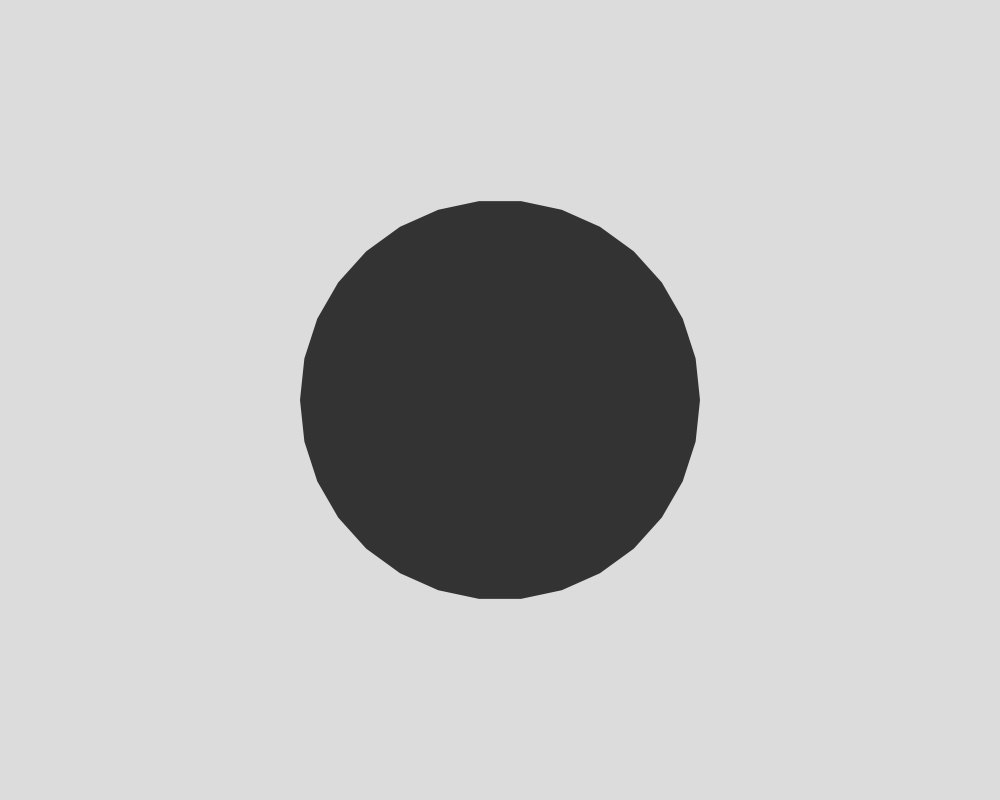
Frame 1 (no input)
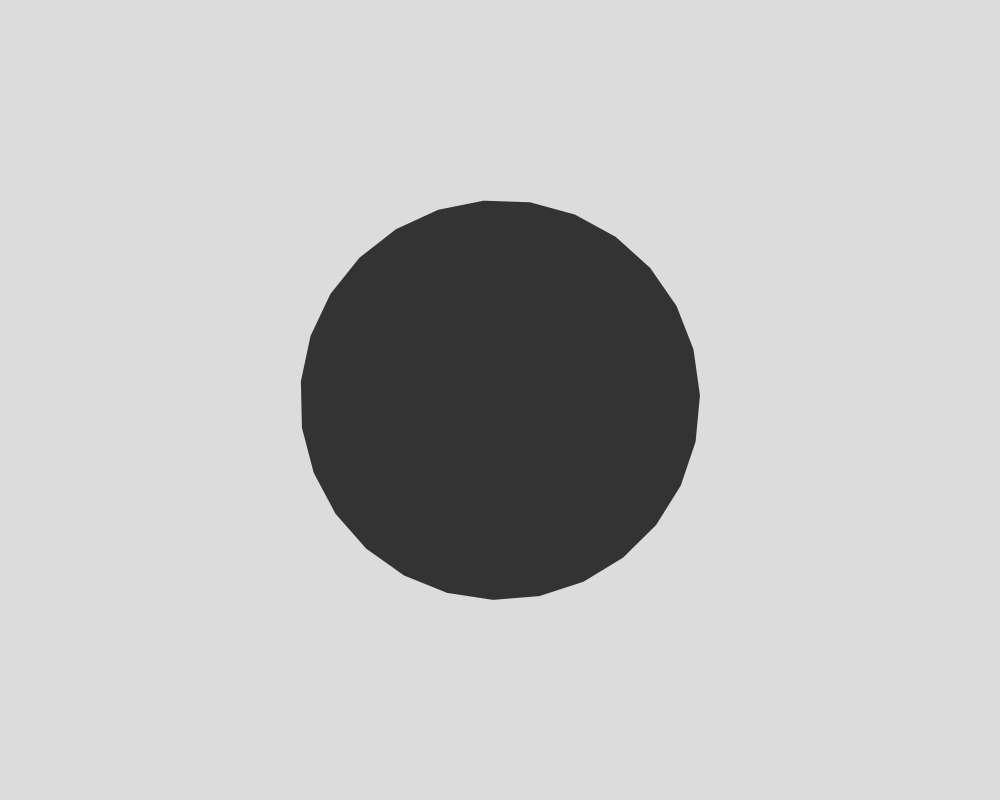
Frame 60 (the mouse pressed at the canvas centre just before this capture)
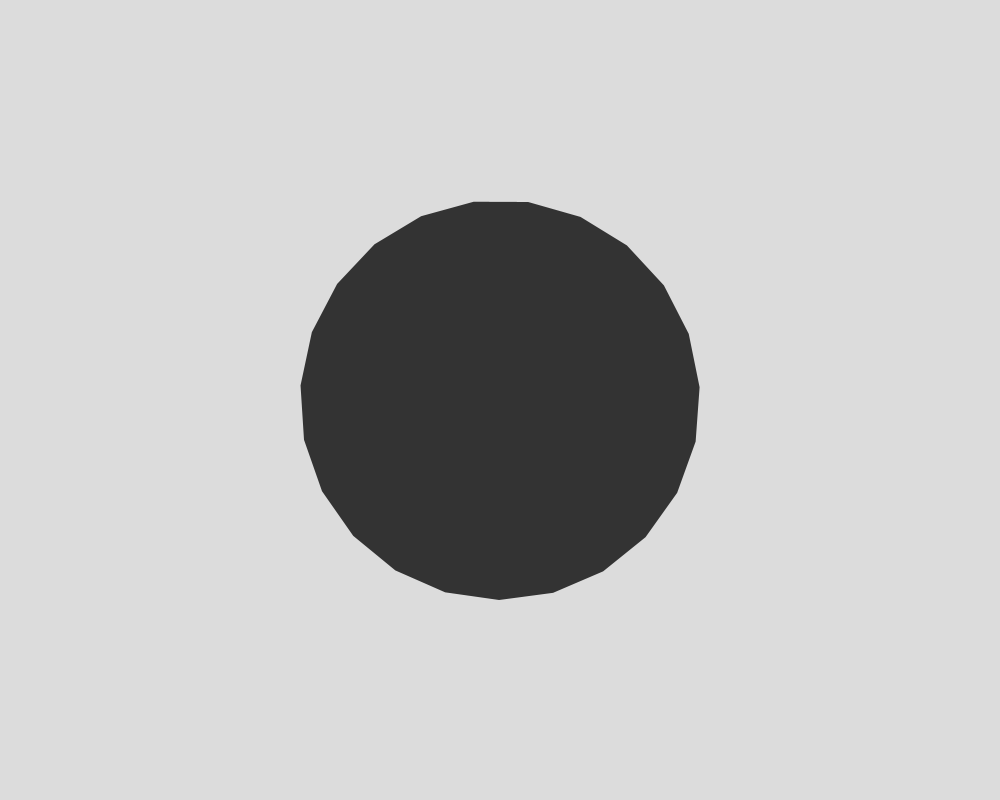
Frame 120 (the mouse held since frame 60 and released just before this capture)

The Processing sketch that drew these frames (run headless with seeded random() and noise(); from frame 60 on, the mouse is pressed at the canvas centre):

// Processing sketch: shapeShifter
// ── shapeShifter.pde
// Veer Vohra
// Shape Shifter
// Java Ver 1.0

int n = 30;
float radius = 200;
float t = TWO_PI/n;
float x, y;

void setup(){
  size(1000, 800);
  noStroke();
  frameRate(5);
}

void draw(){
  translate(width/2, height/2);
  background(220);
  fill(51);
  
  beginShape();
  for (int i = 0; i <= n; i++){
    x = radius * cos(TWO_PI*i/n + t);
    y = radius * sin(TWO_PI*i/n + t);
    vertex(x, y);
  }
  endShape();
  
  n -= 1;
  if (n <= 2){
    n = 30;
  }

}
